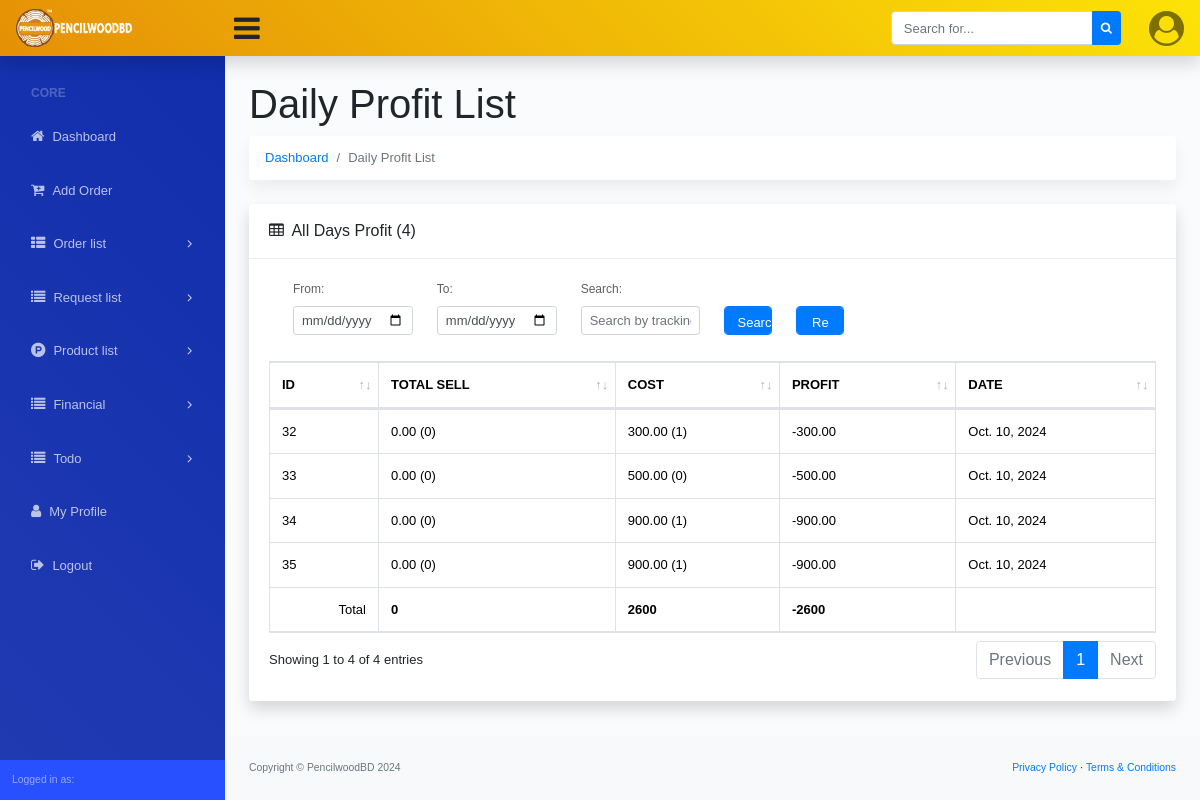
/daily-profit/, run on an earlier commit of the app's database.
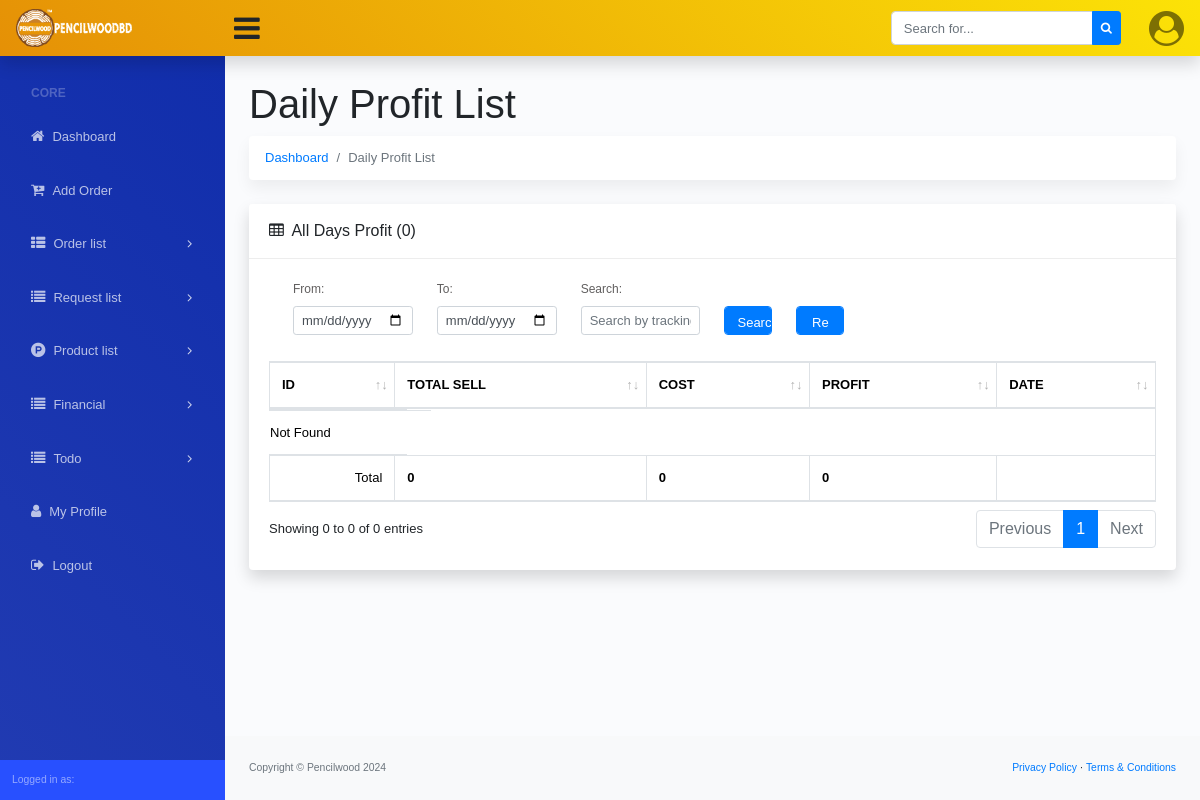
And on a later commit of the database.
### dashboard/models.py (models this page shows, shortened)
class Daily_Profit(models.Model):
    orders = models.ManyToManyField(Order)
    costs = models.ManyToManyField(Maintenance_Cost)
    cost = models.DecimalField(max_digits=10, decimal_places=2, blank=True, null=True)
    total_sell = models.DecimalField(max_digits=10, decimal_places=2, blank=True, null=True)
    profit = models.DecimalField(max_digits=10, decimal_places=2, blank=True, null=True)
    date = models.DateField()
    last_update = models.DateField(auto_now=True)
    class Meta:
        ordering = ['-date']

class Site_Settings(models.Model):
    fav_icon = models.ImageField(upload_to='logo/', blank=True, null=True)
    logo = models.ImageField(upload_to='logo/', blank=True, null=True)
    website_name = models.CharField(max_length=200, blank=True, null=True)
    website_title = models.CharField(max_length=1000, blank=True, null=True)
    copyright_company = models.CharField(max_length=200)
    copyright_year = models.CharField(max_length=4)

### dashboard/views.py (the view)
# urls.py: path('daily-profit/', DailyProfitListView.as_view(), name='daily_profit_list'),
class DailyProfitListView(ListView):
    model = Daily_Profit
    template_name = 'daily_profit/list.html'
    context_object_name = 'profits'
    ordering = ['-date']
    paginate_by = 4
    def get_queryset(self):
        queryset = super().get_queryset()
        start_date = self.request.GET.get('start_date')
        end_date = self.request.GET.get('end_date')
        search_query = self.request.GET.get('search')
        if start_date:
            start_date = parse_date(start_date)
            queryset = queryset.filter(date__gte=start_date)
        if end_date:
            end_date = parse_date(end_date)
            queryset = queryset.filter(date__lte=end_date)
        if search_query:
            queryset = queryset.filter(
                Q(note__icontains=search_query) |
                Q(date__icontains=search_query)
            )
        return queryset
    def get_context_data(self, **kwargs):
        context = super().get_context_data(**kwargs)
        queryset = self.get_queryset()
        today = localdate()
        context['today_profit_added'] = queryset.filter(date=today).exists()
        context['total_sell_amount'] = queryset.aggregate(Sum('total_sell'))['total_sell__sum'] or 0
        context['total_cost'] = queryset.aggregate(Sum('cost'))['cost__sum'] or 0
        context['total_profit'] = queryset.aggregate(Sum('profit'))['profit__sum'] or 0
        return context

### dashboard/context_processor.py (called while the page is built)
def website_settings(request):
    website_setting = Site_Settings.objects.all().first()
    return {'website_setting': website_setting}

### templates/daily_profit/list.html (shortened to what the changed rows need)
{% extends '../base.html' %}
{% block dashboard_body %}
<main>
    <div class="container-fluid">
        <h1 class="mt-4">Daily Profit List</h1>
        <div class="row">
            <div class="col-xl-12">
                <div class="card mb-4">
                    <div class="card-header">
                        <i class="fa fa-table mr-1"></i>
                        All Days Profit ({{page_obj.paginator.count}})
                    </div>
                    <div class="card-body">
                        <div class="table-responsive">
                            <div id="dataTable_wrapper" class="dataTables_wrapper dt-bootstrap4 no-footer">
                                <div class="row">
                                    <div class="col-sm-12">
                                        <table class="table table-bordered dataTable no-footer" id="dataTable"
                                            width="100%" cellspacing="0" role="grid" aria-describedby="dataTable_info"
                                            style="width: 100%;">
                                            <thead>
                                                <tr class="text-uppercase" role="row">
                                                    <th class="sorting" tabindex="0" aria-controls="dataTable"
                                                        rowspan="1" colspan="1"
                                                        aria-label="ID: activate to sort column ascending"
                                                        style="width: fixed;">ID</th>
                                                    <th class="sorting" tabindex="0" aria-controls="dataTable"
                                                        rowspan="1" colspan="1"
                                                        aria-label="Total Sell: activate to sort column ascending" ">Total Sell</th>
                                                    <th class=" sorting" tabindex="0" aria-controls="dataTable"
                                                        rowspan="1" colspan="1"
                                                        aria-label="Cost: activate to sort column ascending" ">Cost</th>
                                                    <th class=" sorting" tabindex="0" aria-controls="dataTable"
                                                        rowspan="1" colspan="1"
                                                        aria-label="Profit: activate to sort column ascending" ">Profit</th>
                                                    <th class=" sorting" tabindex="0" aria-controls="dataTable"
                                                        rowspan="1" colspan="1"
                                                        aria-label="Date: activate to sort column ascending">
                                                        Date</th>
                                                </tr>
                                            </thead>
                                            <tbody>
                                                {% if profits %}
                                                {% for profit in profits %}
                                                <tr role="row" class="odd">
                                                    <td>
                                                        {{profit.id}}
                                                    </td>
                                                    <td>
                                                        {{profit.total_sell}} ({{profit.orders.count}})
                                                    </td>
                                                    <td>
                                                        {{profit.cost}} ({{profit.costs.count}})
                                                    </td>
                                                    <td>
                                                        {{profit.profit}}
                                                    </td>
                                                    <td>
                                                        {{profit.date}}
                                                    </td>
                                                </tr>
                                                {% endfor %}
                                                {% else %}
                                                <tr class="row" class="odd">
                                                    <td colspan="6">
                                                        Not Found
                                                    </td>
                                                </tr>
                                                {% endif %}
                                            </tbody>
                                            <tfoot>
                                                <tr role="row" class="odd">
                                                    <td><strong>{{ total_cost }}</strong></td>
                                                    <td><strong>{{ total_profit }}</strong></td>
                                                </tr>
                                            </tfoot>
                                        </table>
                                    </div>
                                </div>
                                <div class="row">
                                    <div class="col-sm-12 col-md-5">
                                        <div class="dataTables_info" id="dataTable_info" role="status"
                                            aria-live="polite">
                                            Showing {{page_obj.start_index}} to {{page_obj.end_index}} of
                                            {{page_obj.paginator.count}} entries
                                        </div>
                                    </div>
                                    <div class="col-sm-12 col-md-7">
                                        <div class="dataTables_paginate paging_simple_numbers" id="dataTable_paginate">
                                            <ul class="pagination">
                                                {% for num in page_obj.paginator.page_range %}
                                                {% if page_obj.number == num %}
                                                <li class="paginate_button page-item active">
                                                    <a href="#" class="page-link">{{ num }}</a>
                                                </li>
                                                {% endif %}
                                                {% endfor %}
                                            </ul>
                                        </div>
                                    </div>
                                </div>
                            </div>
                        </div>
                    </div>
                </div>
            </div>
        </div>
    </div>
</main>
{% endblock dashboard_body %}

### templates/base.html (shortened to what this page needs)
{% load static %}
<!DOCTYPE html>
<html lang="en">
<head>
  <link href="https://cdn.jsdelivr.net/npm/bootstrap@5.3.2/dist/css/bootstrap.min.css" rel="stylesheet"
>
  <link href="{% static 'assets/css/dataTables.bootstrap4.min.css' %}" rel="stylesheet">
  <link href="{% static 'assets/css/styles.css' %}" rel="stylesheet" />
  <link rel="stylesheet" href="https://cdnjs.cloudflare.com/ajax/libs/font-awesome/4.7.0/css/font-awesome.min.css">
</head>
<body class="sb-nav-fixed">
  {% include './navbar.html' %}
  <div id="layoutSidenav">
    <div id="layoutSidenav_nav">
      {% include './side_navbar.html' %}
    </div>
    <div id="layoutSidenav_content">
      {% block dashboard_body %}
      {% endblock dashboard_body %}
      <footer class="py-4 bg-light mt-auto">
        <div class="container-fluid">
          <div class="d-flex align-items-center justify-content-between small">
            <div class="text-muted">Copyright &copy; {{website_setting.copyright_company}} {{website_setting.copyright_year}}</div>
            <div>
              <a href="">Privacy Policy</a>
              &middot;
              <a href="">Terms &amp; Conditions</a>
            </div>
          </div>
        </div>
      </footer>
    </div>
  </div>
</body>
</html>

### templates/navbar.html (shortened to what this page needs)
{% load static %}
<nav class="sb-topnav navbar navbar-expand navbar-light shadow-sm bg-warning">
    <a class="navbar-brand" href="{% url 'dashboard' %}">
        <img alt="logo" src="
        {% if website_setting.logo %}
        {{website_setting.logo.url}}
        {% endif %}
        " width="60%">
    </a>
    <button class="btn btn-link btn-sm order-1 order-lg-0" id="sidebarToggle" href="#"
        style="font-size: 30px !important;"><i class="fa fa-bars"></i></button>
    <form class="d-none d-md-inline-block form-inline ml-auto mr-0 mr-md-3 my-2 my-md-0">
        <div class="input-group">
            <input class="form-control" type="text" placeholder="Search for..." aria-label="Search"
                aria-describedby="basic-addon2" />
            <div class="input-group-append">
                <button class="btn btn-primary btn-sm" type="button"><i class="fa fa-search"></i></button>
            </div>
        </div>
    </form>
    <ul class="navbar-nav ml-auto ml-md-0">
        <li class="nav-item dropdown no-arrow ml-1 osahan-profile-dropdown">
            <a class="nav-link dropdown-toggle pr-0" href="#" role="button" data-toggle="dropdown" aria-haspopup="true"
                aria-expanded="false">
                {% if request.user.profile_picture %}
                <img class="img-profile rounded-circle" src="{{request.user.profile_picture.url}}">
                {% else %}
                <i class="fa fa-user-circle" style="font-size: 35px;"></i>
                {% endif %}
            </a>
        </li>
    </ul>
</nav>

What changed in the data, as far as the page shows it:
removed Daily_Profit: id "32", total_sell "0.00", orders.count "0", cost "300.00", costs.count "1", profit "-300.00", date "Oct. 10, 2024"
removed Daily_Profit: id "33", total_sell "0.00", orders.count "0", cost "500.00", costs.count "0", profit "-500.00", date "Oct. 10, 2024"
removed Daily_Profit: id "34", total_sell "0.00", orders.count "0", cost "900.00", costs.count "1", profit "-900.00", date "Oct. 10, 2024"
removed Daily_Profit: id "35", total_sell "0.00", orders.count "0", cost "900.00", costs.count "1", profit "-900.00", date "Oct. 10, 2024"
changed Site_Settings: copyright_company "PencilwoodBD" → "Pencilwood"
Also different on the page:
{{ page_obj.paginator.count }}: "4" → "0"
{{ total_cost }}: "2600" → "0"
{{ total_profit }}: "-2600" → "0"
{{ page_obj.start_index }}: "1" → "0"
{{ page_obj.end_index }}: "4" → "0"
text now shown: "Not Found"
